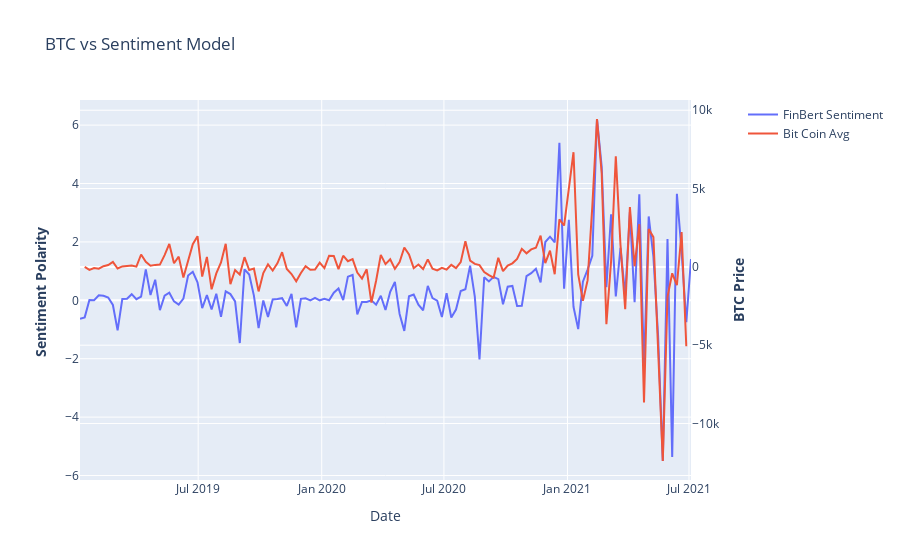

Notebook code for this chart:
### Code cell
dchunk='w'
a=sdf.resample(dchunk).sum()[['neg','pos','neut']]
btc_price=pd.read_csv(r"C:\Users\Ben\Desktop\Diplomatiki\CryptoSent\Datasets\other\coin_Bitcoin.csv")
btc_price.Date=pd.to_datetime(btc_price.Date)
btc_price=btc_price.set_index('Date')
btc_price['avg_price']=(btc_price.High+btc_price.Low)/2

btc_price_avg=btc_price.resample(dchunk).mean().loc['2019':'2021-06']['avg_price']

# Create figure with secondary y-axis
fig = make_subplots(specs=[[{"secondary_y": True}]])



fig.add_trace(
    go.Scatter(x=a.index, y=(a.pos-a.neg), name="FinBert Sentiment"),
    secondary_y=False,
)


fig.add_trace(
    go.Scatter(x=btc_price_avg.index, y=btc_price_avg.diff(), name="Bit Coin Avg"),
    secondary_y=True,
)

# Add figure title
fig.update_layout(
    title_text="BTC vs Sentiment Model "
)

# Set x-axis title
fig.update_xaxes(title_text="Date")

# Set y-axes titles
fig.update_yaxes(title_text="<b>Sentiment Polarity </b>", secondary_y=False)
fig.update_yaxes(title_text="<b>BTC Price</b>", secondary_y=True)

fig.show()

### Figure 1 — Plotly figure (JSON) as saved in the notebook; plotly's stock layout.template omitted (floating-point values rounded to 4 significant figures; data arrays with more than 128 entries replaced by an {"elided": "..."} marker saying what was removed)
{"data": [{"name": "FinBert Sentiment", "type": "scatter", "x": {"elided": "131 str values"}, "xaxis": "x", "y": {"elided": "131 float values"}, "yaxis": "y"}, {"name": "Bit Coin Avg", "type": "scatter", "x": {"elided": "130 str values"}, "xaxis": "x", "y": {"elided": "130 float values"}, "yaxis": "y2"}], "layout": {"title": {"text": "BTC vs Sentiment Model "}, "xaxis": {"anchor": "y", "domain": [0, 0.94], "title": {"text": "Date"}}, "yaxis": {"anchor": "x", "domain": [0, 1], "title": {"text": "<b>Sentiment Polarity </b>"}}, "yaxis2": {"anchor": "x", "overlaying": "y", "side": "right", "title": {"text": "<b>BTC Price</b>"}}}}
